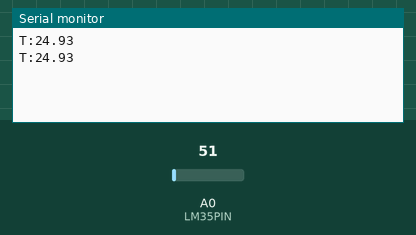
This sketch was run on a simulated Arduino Uno, built with avr-gcc and run on an emulated ATmega328P. On the bench: the last lines printed to the serial monitor. The inputs (shaded band) are chosen by the test bench; at power-on: A0 (LM35PIN) = 51.

Above: at 2.8 s.
2.9 s: A0 (LM35PIN) set to 61
At 5.1 s:
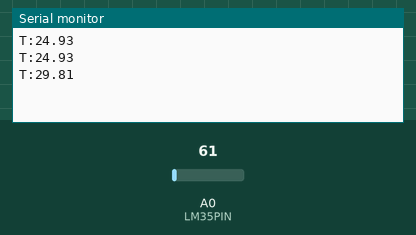
5.6 s: A0 (LM35PIN) set to 71
At 6.7 s:
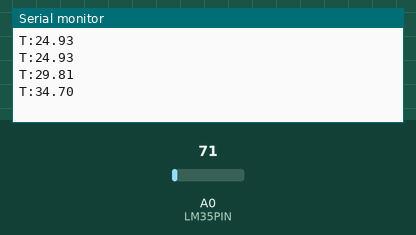
Timing chart, 0 to 8.6 s (numbered marks = the images above; inputs shaded):
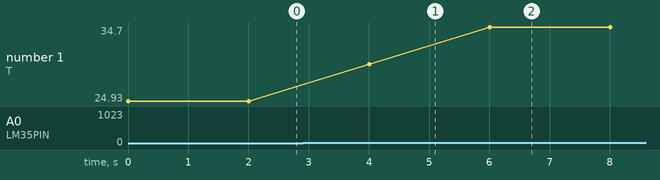

The sketch:

SensorTemperatura3.ino
```cpp
// Define el pin en el que está conectado el LM35
#define LM35PIN A0 // Pin analógico donde está conectado el LM35

void setup() {
  Serial.begin(9600);  // Inicializa la comunicación serie
}

void loop() {
  // Lee el valor analógico del LM35
  int rawValue = analogRead(LM35PIN); // Lee el valor del pin analógico

  // Convierte el valor analógico a voltaje (0-5V) y luego a grados Celsius
  float voltage = rawValue * (5.0 / 1023.0); // Convierte el valor a voltaje
  float tempC = voltage * 100; // Convierte el voltaje a temperatura en Celsius

  // Enviar la temperatura en formato "T:XX.XX"
  Serial.print("T:");
  Serial.println(tempC, 2); // Envía la temperatura con 2 decimales

  // Espera 2 segundos antes de la siguiente lectura
  delay(2000);
}
```

Measured:
- after the input at 2.9 s, the serial monitor: prints a new line after 1.1 s (image 1)
- after the input at 5.6 s, the serial monitor: prints a new line after 0.40 s (image 2)
- plotted number 1: 24.93 → 29.81 after the input at 2.9 s, 29.81 → 34.7 after the input at 5.6 s
